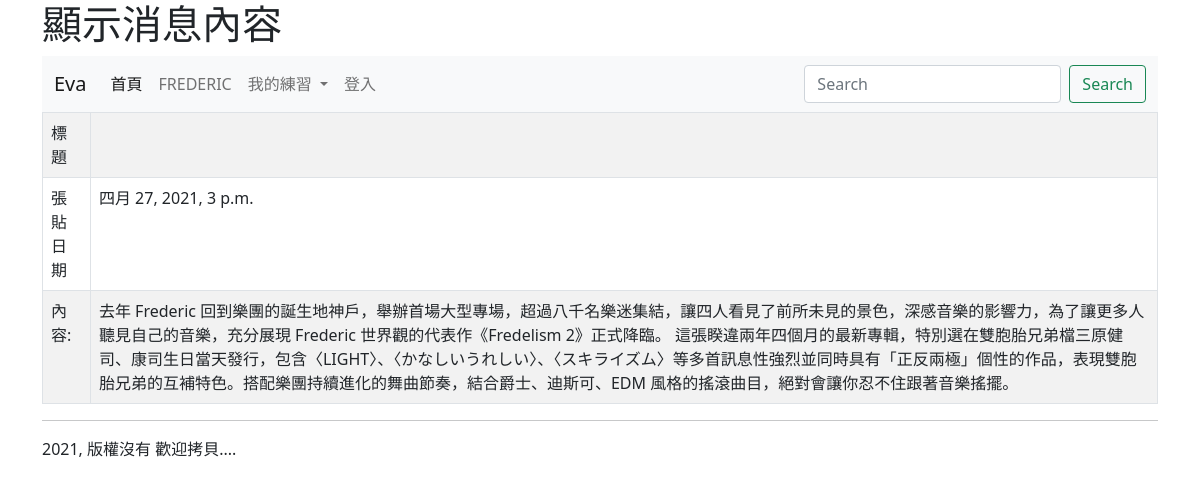
/show/1/, run on the app's committed database.
### mysite/models.py (models this page shows, shortened)
class Post(models.Model):
    title = models.CharField(max_length=200)
    body = models.TextField()
    pub_date = models.DateTimeField(default=timezone.now)
    class Meta:
        ordering = ('-pub_date',)

### mysite/views.py (the view)
# urls.py: path('show/<int:id>/', show),
def show(request, id):
	try:
		target = Post.objects.get(id=id)
	except:
		return redirect('/')
	return render(request, "showpost.html", locals())

### templates/showpost.html (shortened to what this page needs)
{% extends "base.html" %}
{% block headmessage %}<h1>顯示消息內容</h1>{% endblock %}
{% block content %}
<table class = 'table table-striped table-bordered'>
	<tr>
		<td>標題</td>
		<td>{{target.tittle}}</td>
	</tr>
	<tr>
		<td>張貼日期</td>
		<td>{{target.pub_date}}</td>
	</tr>
	<tr>
		<td>內容:</td>
		<td>{{target.body}}</td>
	</tr>
</table>
{% endblock %}

### data on the page
Post: pub_date "四月 27, 2021, 3 p.m.", body "去年 Frederic 回到樂團的誕生地神戶，舉辦首場大型專場，超過八千名樂迷集結，讓四人看見了前所未見的景色，深感音樂的影響力，為了讓更多人聽見自己的音樂，充分展現 Frederic 世界觀的代表作《Fredelism 2》正式降臨。 這張睽違兩年四個月的最新專輯，特別選在雙胞胎兄弟檔三原健司、康司生日當天發行，包含〈LIGHT〉、〈かなしいうれしい〉、〈スキライズム〉等多首訊息性強烈並同時具有「正反兩極」個性的作品，表現雙胞胎兄弟的互補特色。搭配樂團持續進化的舞曲節奏，結合爵士、迪斯可、EDM 風格的搖滾曲目，絕對會讓你忍不住跟著音樂搖擺。"
